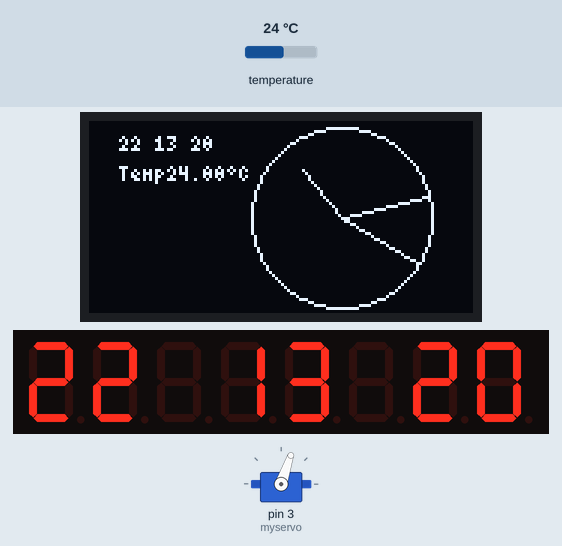
The sketch below on a simulated Arduino Uno, built with avr-gcc and run on an emulated ATmega328P. On the bench: servo, 128×64 one-colour display, 8-digit seven-segment display. The test bench sets the inputs (shaded band); at power-on: temperature 24 °C. The local clock reads 2024-03-15 10:24:30 at power-on unless the sketch sets it; what the sketch prints to the serial monitor is not drawn.

Above: at 1.2 s.
1.3 s: temperature set to 23.1 °C
At 3.0 s:
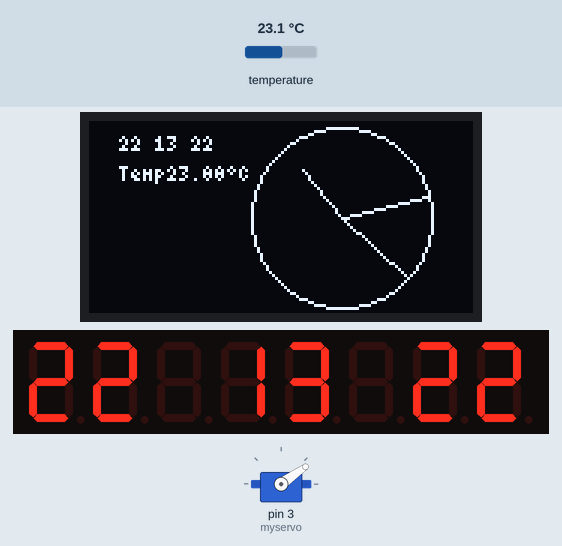
3.6 s: temperature set to 22.1 °C
At 5.0 s:
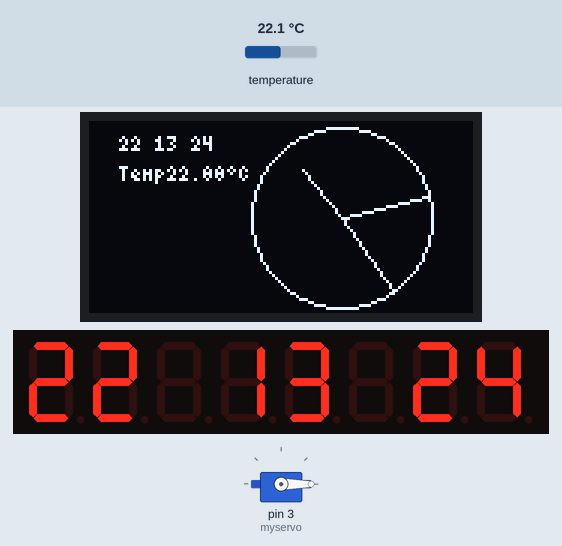
5.8 s: temperature set to 28 °C
At 9.1 s:
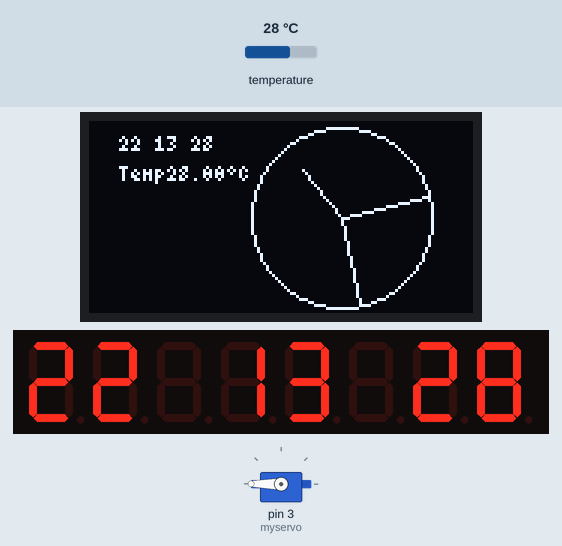
Timing chart, 0 to 10.6 s (numbered marks = the images above; inputs shaded):
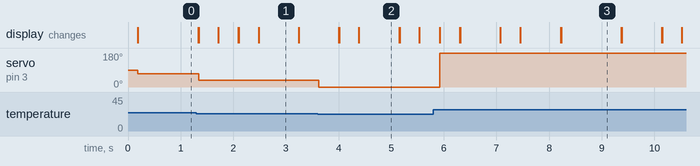

The sketch:

klockaTemp.ino
```cpp
/*
* Name: övningsprojekt
* Author: Jonathan Wiklund
* Date: 2025-11-12
* Description: This project uses a ds3231 to measure time and displays the time to an 1306 oled display,
* Further, it measures temprature with ds3231 and displays a mapped value to a 9g-servo-motor.
*/

// Include Libraries
#include <RTClib.h>
#include <Wire.h>
#include <U8glib.h>
#include <Servo.h>
#include <LedControl.h>


// Init constants
int x0 = (128 / 2) + 20;
int y0 = 64 / 2;
float pi = 3.14159265359;
int r = 30;
// Init global variables

// Construct objects
Servo myservo;
RTC_DS3231 rtc;
U8GLIB_SSD1306_128X64 u8g(U8G_I2C_OPT_NO_ACK);
LedControl lc = LedControl(11, 12, 10, 1);


void setup() {
  // init communication
  Serial.begin(9600);
  Wire.begin();

  // Init Hardware
  rtc.begin();
  myservo.attach(3);
  /*
   The MAX72XX is in power-saving mode on startup,
   we have to do a wakeup call
   */
  lc.shutdown(0, false);
  /* Set the brightness to a medium values */
  lc.setIntensity(0, 8);
  /* and clear the display */
  lc.clearDisplay(0);

  // Settings
  rtc.adjust(DateTime(F(__DATE__), F(__TIME__)));

  // Screen font
  u8g.setFont(u8g_font_4x6);
}


void loop() {
  oledWrite(getTime());
  servoWrite(getTemp());
  eightDigClock();
  //Serial.println(getTime());
  //Serial.println(temp);

  delay(200);
}

/*
* This function reads time from an ds3231 module and package the time as a String
*Parameters: Void
*Returns: time in hh mm ss as String and single digits as 0h 0m 0s
*/
String getTime() {
  DateTime now = rtc.now();

  return String(now.hour() < 10 ? "0" : "") + String(now.hour()) +
  " " +
  String(now.minute() < 10 ? "0" : "") + String(now.minute()) +
  " " +
  String(now.second() < 10 ? "0" : "") + String(now.second());
}

/*
* This function takes temprature from ds3231 and returns as a float
*Parameters: Void
*Returns: temprature as float
*/
float getTemp() {
  return rtc.getTemperature();
}


/*
* This function takes a string and draws it to an oled display
*Parameters: - text: String to write to display
*Returns: void
*/
void oledWrite(String time) {
  // picture loop
  u8g.firstPage();
  do {
    u8g.drawStr(10, 10, time.c_str());
    //u8g.drawCircle(u8g_uint_t x0, u8g_uint_t y0, u8g_uint_t rad);
    analogClock();
    u8g.drawStr(10, 20, ("Temp" + String(getTemp()) + char(176) + "C").c_str());

  } while (u8g.nextPage());
}

/*
**This function draws an analog clock on the oled screen
*Parameters: Void
*Returns: void
*/
void analogClock() {
  DateTime now = rtc.now();

  int angleSecond = (360/60)*now.second();
  int angleMinute = (360/60)*now.minute();
  int angleHour = (360/12)*now.hour();
  u8g.drawCircle(x0, y0, r);
  u8g.drawLine(x0, y0, x0 + r * cos(degToRad(angleSecond - 90)), y0 + r * sin(degToRad(angleSecond - 90)));
  u8g.drawLine(x0, y0, x0 + r * cos(degToRad(angleMinute - 90)), y0 + r * sin(degToRad(angleMinute - 90)));
  u8g.drawLine(x0, y0, x0 + (r - r/2) * cos(degToRad(angleHour - 90)), y0 + r * sin(degToRad(angleHour - 90)));
}

/*
**This function turns degrees to radians
*Parameters: float Degrees
*Returns: float
*/
float degToRad(float degrees) {
  return (degrees*pi)/180;
}

/*
* takes a temprature value and maps it to corresppnding degree on a servo
*Parameters: - value: temprature
*Returns: void
*/
void servoWrite(float value) {
  value = map(value, 22, 27, 0, 179);
  Serial.println(value);
  myservo.write(value);
}

/*
* This function prints the time to a 8-digit 7-secment display
*Parameters: void
*Returns: void
*/
void eightDigClock() {
  String time = getTime();

  for (int i = 0; i < 8; i++) {
    char digit = time[i];
    lc.setChar(0, 7-i, digit, false);
  }
}
```

Measured:
- the behaviour switches between 23.9 and 23.8 °C on temperature (found by bisection; images 0 and 1)
- the behaviour switches between 22.9 and 22.8 °C on temperature (found by bisection; images 1 and 2)
- after the input at 1.3 s, servo on pin 3 (myservo): 71° → 35° at once
- after the input at 3.6 s, servo on pin 3 (myservo): 35° → 0° at once
- after the input at 5.8 s, servo on pin 3 (myservo): 0° → 180° after 0.13 s
- what the display in image 1 shows lasts 0.7 s, from 2.5 s to 3.2 s
- what the display in image 3 shows lasts 1.2 s, from 8.2 s to 9.4 s
